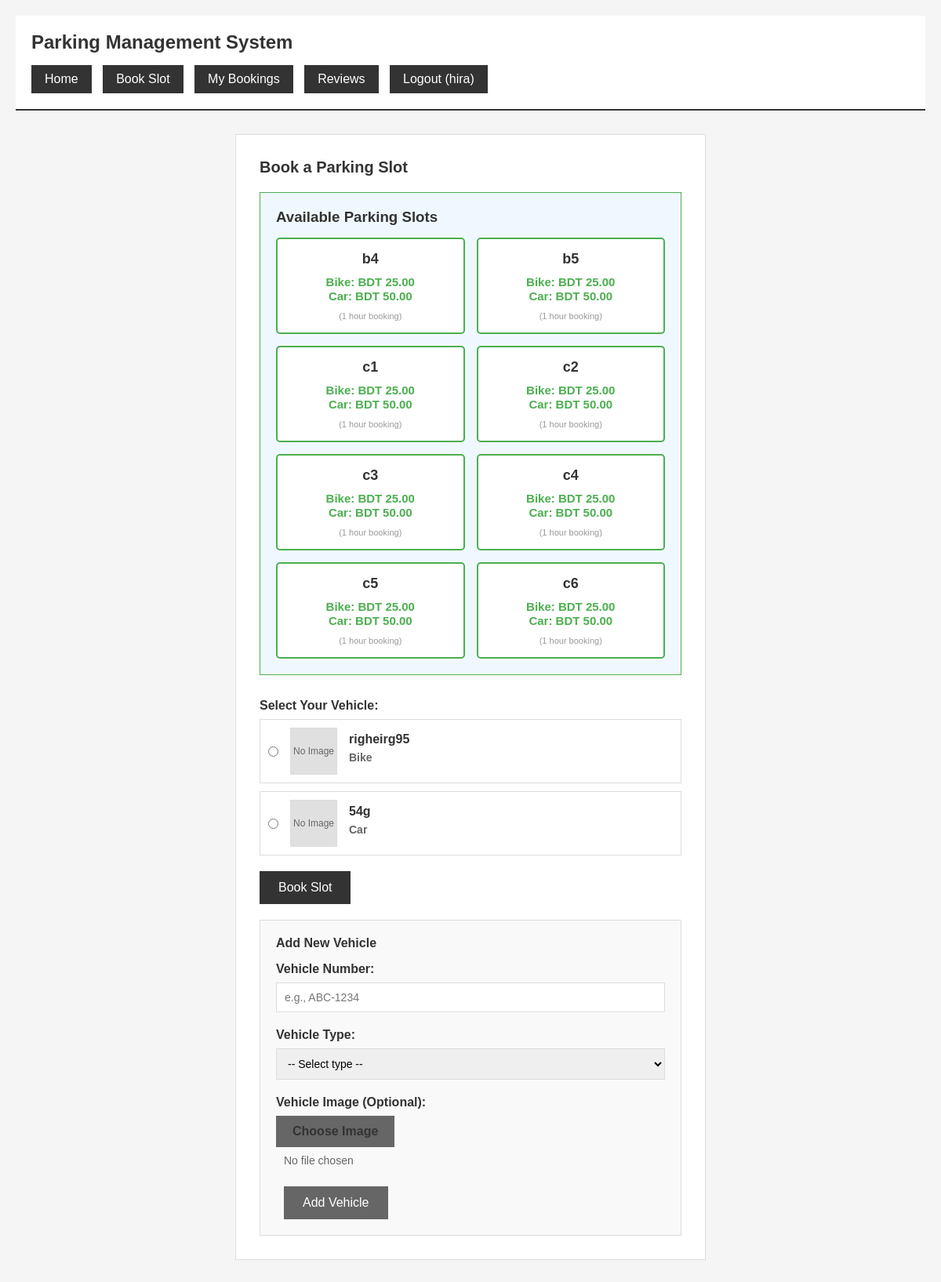
The page /book/ (signed in) on the database as committed earlier.
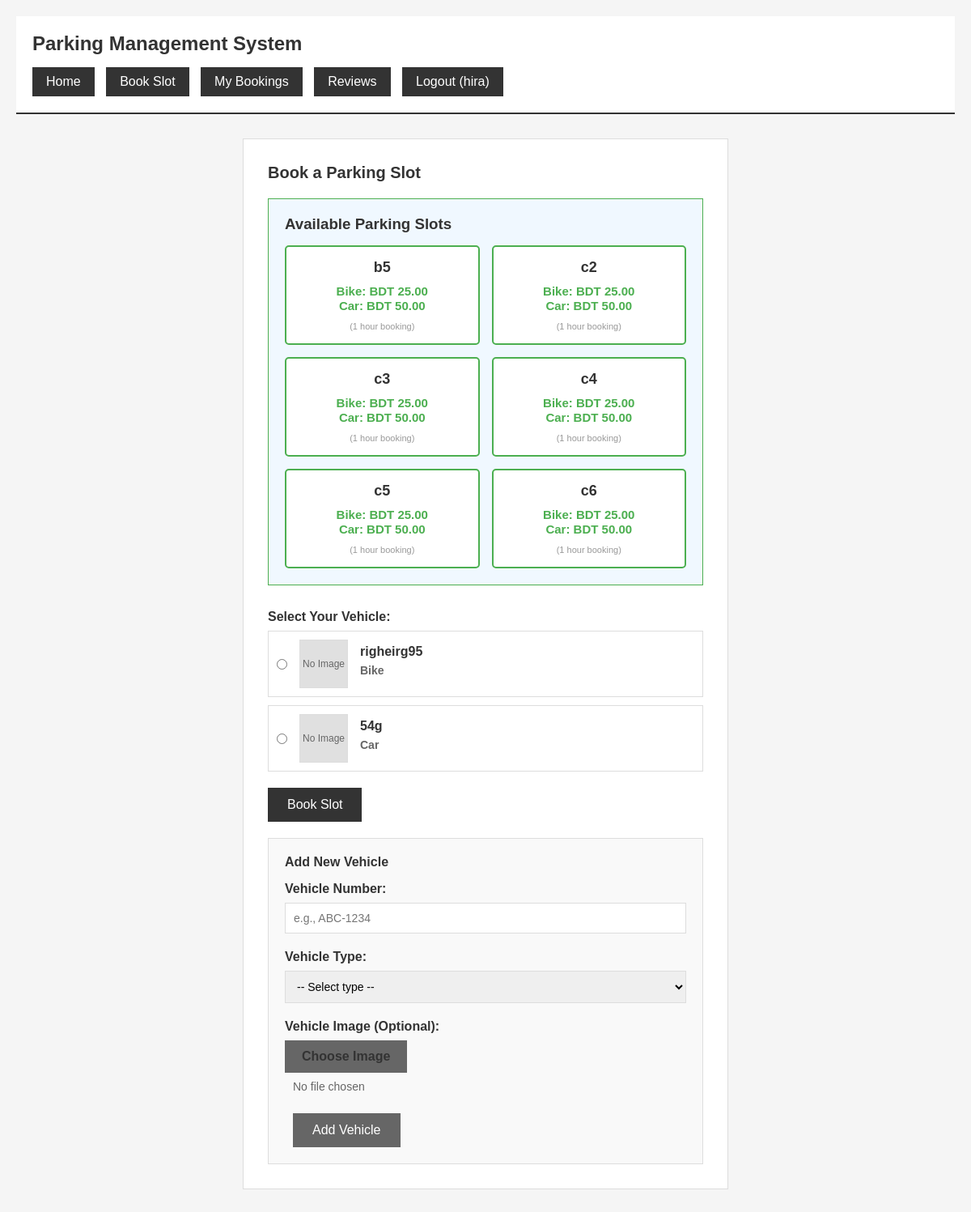
The same page on the database as committed later.
### parking/models.py (models this page shows, shortened)
class ParkingSlot(models.Model):
    slot_number = models.CharField(max_length=10)
    is_available = models.BooleanField(default=True)
    price_per_hour = models.DecimalField(max_digits=10, decimal_places=2, default=50.00)

class Vehicle(models.Model):
    user = models.ForeignKey(User, on_delete=models.CASCADE)
    vehicle_number = models.CharField(max_length=20)
    vehicle_type = models.CharField(max_length=10)
    vehicle_image = models.ImageField(upload_to='vehicle_images/', null=True, blank=True)

### parking/views.py (the view, shortened to what this page needs)
# urls.py: path('book/', views.book_slot, name='book_slot'),
@login_required(login_url='/login/')
def book_slot(request):
    vehicles = Vehicle.objects.filter(user=request.user)
    slots = ParkingSlot.objects.filter(is_available=True)
    for slot in slots:
        slot.bike_charge = Decimal('25.00')
        slot.car_charge = Decimal('50.00')
    return render(request, 'book.html', {'vehicles': vehicles, 'slots': slots})

### templates/book.html (shortened to what the changed rows need)
<!DOCTYPE html>
<html lang="en">
<head>
</head>
<body>
    <div class="header">
        <h1>Parking Management System</h1>
    </div>
    <div class="container">
        <div class="section">
            <h2>Book a Parking Slot</h2>
            {% if slots %}
                <div style="background: #f0f8ff; padding: 20px; margin-bottom: 30px; border: 1px solid #4CAF50;">
                    <div style="display: grid; grid-template-columns: repeat(auto-fit, minmax(200px, 1fr)); gap: 15px;">
                        {% for slot in slots %}
                        <div style="background: #fff; padding: 15px; border: 2px solid #4CAF50; border-radius: 5px; text-align: center;">
                            <strong style="font-size: 18px; color: #333;">{{ slot.slot_number }}</strong>
                            <p style="color: #4CAF50; margin: 10px 0; font-weight: bold;"><strong style="font-size: 15px;">Bike: BDT {{ slot.bike_charge }}<br/>Car: BDT {{ slot.car_charge }}</strong></p>
                            <p style="color: #999; font-size: 11px;">(1 hour booking)</p>
                        </div>
                        {% endfor %}
                    </div>
                </div>
            {% endif %}
            {% if vehicles %}
                <form method="POST">
                    <div class="form-group">
                        {% for v in vehicles %}
                        <div class="vehicle-option">
                            <input type="radio" name="vehicle" value="{{ v.id }}" id="vehicle_{{ v.id }}" required>
                            {% if v.vehicle_image %}
                                <img src="{{ v.vehicle_image.url }}" alt="{{ v.vehicle_number }}" class="vehicle-image">
                            {% else %}
                                <div class="vehicle-image-placeholder">No Image</div>
                            {% endif %}
                            <label for="vehicle_{{ v.id }}" class="vehicle-info">
                                <strong>{{ v.vehicle_number }}</strong>
                                <span>{{ v.vehicle_type }}</span>
                            </label>
                        </div>
                        {% endfor %}
                    </div>
                </form>
            {% endif %}
        </div>
    </div>
</body>
</html>

Rows that differ between the two databases and show on the page:
no longer on this page (row edited): ParkingSlot: slot_number "b4", bike_charge "25.00", car_charge "50.00"
no longer on this page (row edited): ParkingSlot: slot_number "c1", bike_charge "25.00", car_charge "50.00"
